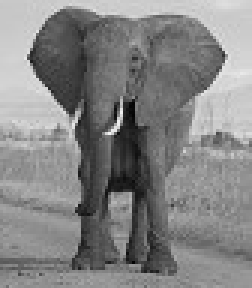
%> input picture Assignment6/elephant.jpg, 84 x 96 px (shown 3 times larger)
$ octave elephant.m   (GNU Octave 9; MATLAB toolbox functions it lacks are replaced by stand-ins)
%> lines starting %> are read from the running program, lines starting %| are printed output that depends on the picture
### Assignment6/prepare_data.m
function [M, n, m] = prepare_data(dirr)

images=dir(dirr);
I = imread([dirr  '/' images(3).name]);
n = size(I,1);
m = size(I,2);
q = length(images)-2;
M = zeros(n*m,q);

for i=3:length(images)
   filename = [dirr  '/' images(i).name];
   I = imread(filename);
   M(:,i-2) = reshape(I,[],1);
end

end

### Assignment6/pca_dual.m
function [U, Mu, C] = pca_dual(P)

Mu = mean(P,2);
Pd = P - Mu;
m = size(P,2);
C = (1/(m-1))*((Pd.')*Pd);
[U, S] = svd(C);
s = diag(S) + 1e-15;
Si = diag(1 ./ sqrt(s * (m - 1)));
U =Pd*U*Si;
%n = size(P,1);
%U = U(1:n,1:n);

end

### Assignment6/elephant.m
I = rgb2gray(imread('elephant.jpg'));
%> I: size 96x84 uint8; min 4, max 243, mean 132.3
figure; subplot(1,2,1); imshow(I);

[M, n, m] = prepare_data('faces/1');
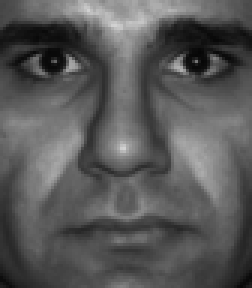
%> input picture Assignment6/faces/1/001.png, 84 x 96 px (shown 3 times larger)
%> in prepare_data, I is the input picture: size 96x84 uint8; min 6, max 210, mean 88.3
%> n = 96; m = 84
[U, Mu] = pca_dual(M);
%> in pca_dual, `Mu = mean(P,2);`: Mu = 8064 values, max 185.3 at index 3462, min 5 at index 6354, mean 84.25
%> in pca_dual, `C = (1/(m-1))*((Pd.')*Pd);`: C = [151867.5 -51481.3 -100386.2; -51481.3 1255227.3 -1203746; -100386.2 -1203746 1304132.2]
%> in pca_dual, `[U, S] = svd(C);`: U = [-0.0153 0.816 0.577; -0.699 -0.421 0.577; 0.715 -0.395 0.577]; S = [2484220.7 0 0; 0 227006.3 0; 0 0 2.91e-08]
%> in pca_dual, `s = diag(S) + 1e-15;`: s = [2484220.7; 227006.3; 2.91e-08]
%> in pca_dual, `Si = diag(1 ./ sqrt(s * (m - 1)));`: Si = [0.000449 0 0; 0 0.00148 0; 0 0 4142.5]

E = double(reshape(I,[],1));
%> E = 8064 values, max 243 at index 3501, min 4 at index 4263, mean 132.3

Y = U.'*(E- Mu);
%> Y = [-21.51; 1947.2; 0.000439]
X = U*Y + Mu;
%> X = 8064 values, max 301.6 at index 3657, min -67.06 at index 6262, mean 98.55

I_nova = uint8(reshape(X, [n, m]));
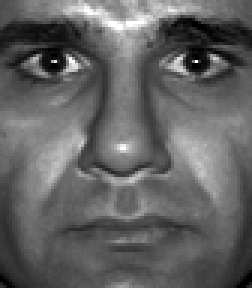
%> I_nova: size 96x84 uint8 (shown 3 times larger); min 0, max 255, mean 98.6

subplot(1,2,2); imshow(I_nova); axis tight; axis equal; colormap gray;
